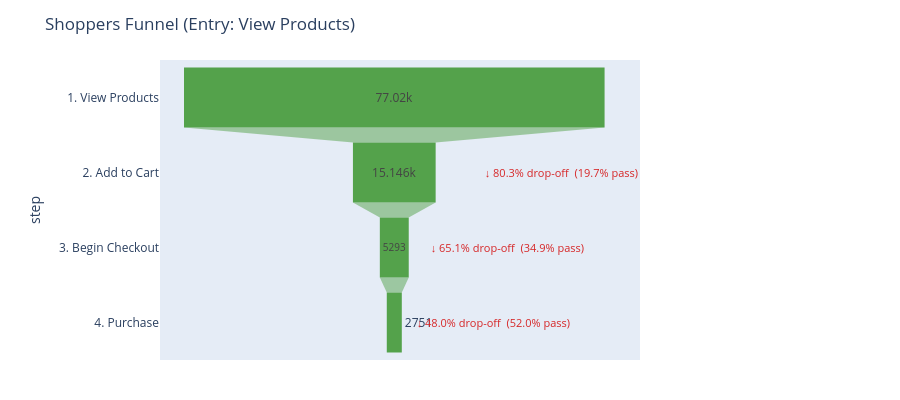

Notebook source saved alongside this figure:
### Code cell
# ── Section 7b: Shoppers funnel metrics + comparison ──────────────────────
shopper_labels = ["1. View Products", "2. Add to Cart", "3. Begin Checkout", "4. Purchase"]
shopper_cols   = ["view_item", "add_to_cart", "begin_checkout", "purchase"]   # queries.STEP_COLUMNS

shoppers_df = pd.DataFrame({
    "step":     shopper_labels,
    "sessions": [int(shoppers_raw[c].iloc[0]) for c in shopper_cols],
})
shoppers_df["step_cvr"]    = (shoppers_df["sessions"] / shoppers_df["sessions"].shift(1) * 100).round(1)
shoppers_df["overall_cvr"] = (shoppers_df["sessions"] / shoppers_df["sessions"].iloc[0] * 100).round(1)
shoppers_df["drop_off"]    = (100 - shoppers_df["step_cvr"]).round(1)

print("Shoppers funnel conversion rates:")
display(shoppers_df)

fig_shop = px.funnel(
    shoppers_df, x="sessions", y="step",
    title="Shoppers Funnel (Entry: View Products)",
    color_discrete_sequence=["#54A24B"],
)
for i, row in shoppers_df.iterrows():
    if i == 0:
        continue
    fig_shop.add_annotation(
        x=row["sessions"], y=row["step"],
        text=f"  ↓ {row['drop_off']}% drop-off  ({row['step_cvr']}% pass)",
        showarrow=False, xanchor="left",
        font=dict(size=11, color="#d62728"),
    )
fig_shop.update_layout(height=400, margin=dict(l=160, r=260, t=60, b=40))
fig_shop.show()

# Compare add-to-cart from session start vs from product viewers (diagnostic split).
full_cart_rate    = funnel_df.loc[funnel_df["step"]=="3. Add to Cart", "overall_cvr"].values[0]
shopper_cart_rate = shoppers_df.loc[shoppers_df["step"]=="2. Add to Cart", "step_cvr"].values[0]
print(f"\nAdd-to-cart rate from session start:      {full_cart_rate:.1f}%")
print(f"Add-to-cart rate from sessions that saw:  {shopper_cart_rate:.1f}%")
print("Same carts over two denominators — the gap restates the discovery loss; it does not")
print(f"clear product presentation. {100 - shopper_cart_rate:.0f}% of sessions that saw products carted "
      "nothing: see 7c for where.")

### Figure 1 — Plotly figure (JSON) as saved in the notebook; plotly's stock layout.template omitted (floating-point values rounded to 4 significant figures)
{"data": [{"hovertemplate": "sessions=%{x}<br>step=%{y}<extra></extra>", "legendgroup": "", "marker": {"color": "#54A24B"}, "name": "", "orientation": "h", "showlegend": false, "type": "funnel", "x": [77020, 15146, 5293, 2751], "xaxis": "x", "y": ["1. View Products", "2. Add to Cart", "3. Begin Checkout", "4. Purchase"], "yaxis": "y"}], "layout": {"annotations": [{"font": {"color": "#d62728", "size": 11}, "showarrow": false, "text": "  ↓ 80.3% drop-off  (19.7% pass)", "x": 15146, "xanchor": "left", "y": "2. Add to Cart"}, {"font": {"color": "#d62728", "size": 11}, "showarrow": false, "text": "  ↓ 65.1% drop-off  (34.9% pass)", "x": 5293, "xanchor": "left", "y": "3. Begin Checkout"}, {"font": {"color": "#d62728", "size": 11}, "showarrow": false, "text": "  ↓ 48.0% drop-off  (52.0% pass)", "x": 2751, "xanchor": "left", "y": "4. Purchase"}], "height": 400, "legend": {"tracegroupgap": 0}, "margin": {"b": 40, "l": 160, "r": 260, "t": 60}, "title": {"text": "Shoppers Funnel (Entry: View Products)"}, "xaxis": {"anchor": "y", "domain": [0.0, 1.0], "title": {"text": "sessions"}}, "yaxis": {"anchor": "x", "domain": [0.0, 1.0], "title": {"text": "step"}}}}
